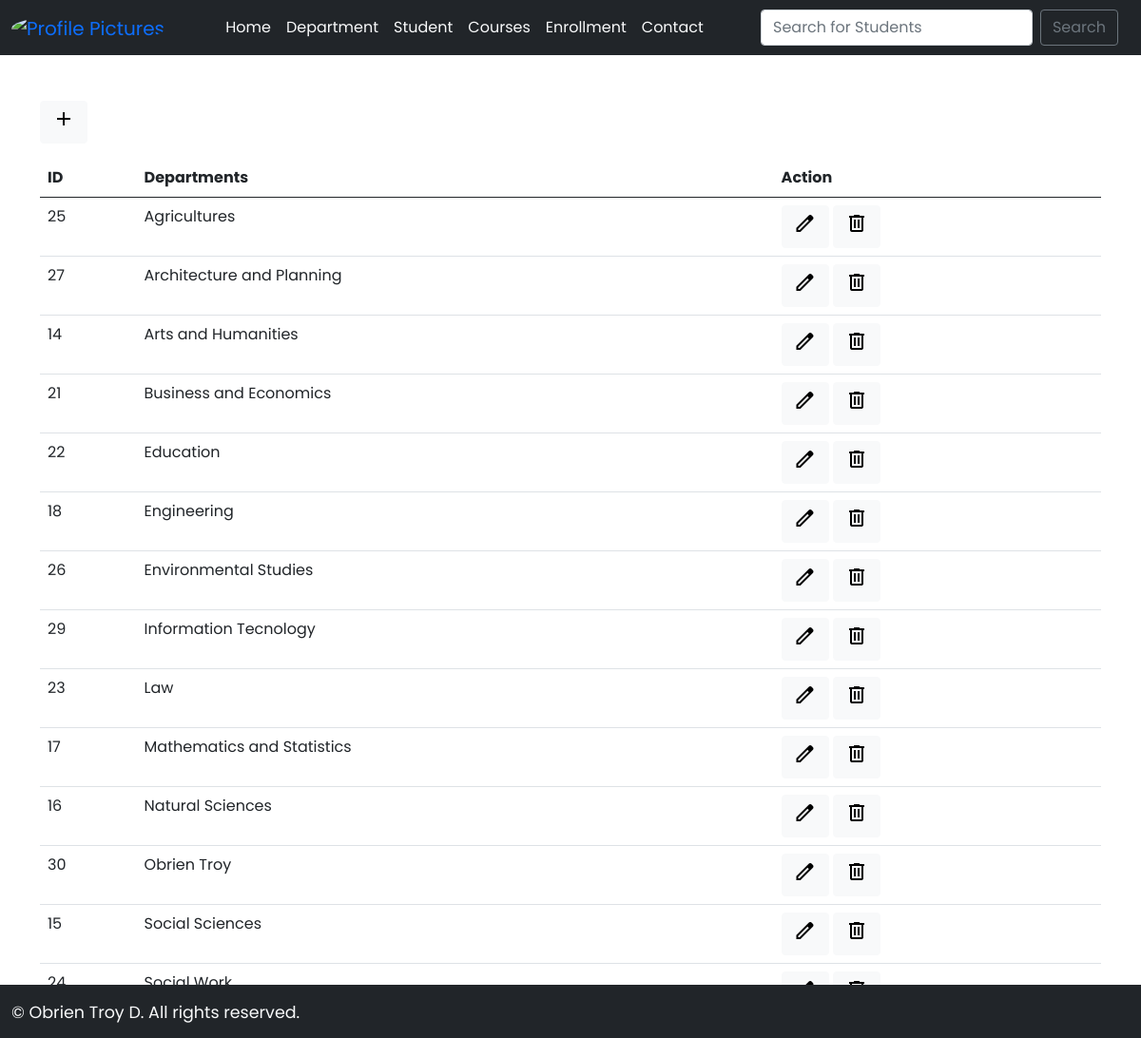
Screenshot of /department with the database file from the repository.
### myapp/models.py (models this page shows, shortened)
class Department(models.Model):
    name = models.CharField(max_length=50, null=True)

### myapp/views.py (the view)
# urls.py: path('department', views.department, name='department'),
def department(request):
  department_list = Department.objects.all().order_by('name',)
  context = {'department_list': department_list}
  return render(request, 'department.html', context)

### myapp/templates/department.html (shortened to what this page needs)
{% extends "base.html" %} {% load static %} {% block body %}
<div class="container mt-4">
  <div class="row justify-content-center">
    <div class="col-md-15">
      <a href="{% url 'add-department' %}"
        ><button type="button" class="btn btn-light mb-3">
          <span class="material-symbols-outlined">
            </span>
        </button></a
      >
      <table class="table table-hover">
        <thead>
          <tr>
            <th scope="col">ID</th>
            <th scope="col">Departments</th>
            <th scope="col">Action</th>
          </tr>
        </thead>
        <tbody>
          {% for department in department_list %}
          <tr>
            <td>{{ department.id }}</td>
            <td>{{ department.name }}</td>
            <td>
              <a href="{% url 'edit-department' pk=department.id %}"
                ><button type="button" class="btn btn-light"><span class="material-symbols-outlined">
                  </span></button></a
              >
              <a href="{% url 'delete-department' pk=department.id %}"
                ><button type="button" class="btn btn-light" onclick="confirmDelete('{{ department.name }}', '{{ department.id }}')"><span class="material-symbols-outlined">
                  </span></button></a
              >
            </td>
          </tr>
          {% endfor %}
        </tbody>
      </table>
    </div>
  </div>
</div>
{% endblock %}

### myapp/templates/base.html (style rules this page uses)
* { font-family: 'Poppins', sans-serif; }

### rows the page displays
Department: id "25", name "Agricultures"
Department: id "27", name "Architecture and Planning"
Department: id "14", name "Arts and Humanities"
Department: id "21", name "Business and Economics"
Department: id "22", name "Education"
Department: id "18", name "Engineering"
Department: id "26", name "Environmental Studies"
Department: id "29", name "Information Tecnology"
Department: id "23", name "Law"
Department: id "17", name "Mathematics and Statistics"
Department: id "16", name "Natural Sciences"
Department: id "30", name "Obrien Troy"
Department: id "15", name "Social Sciences"
Department: id "24", name "Social Work"
